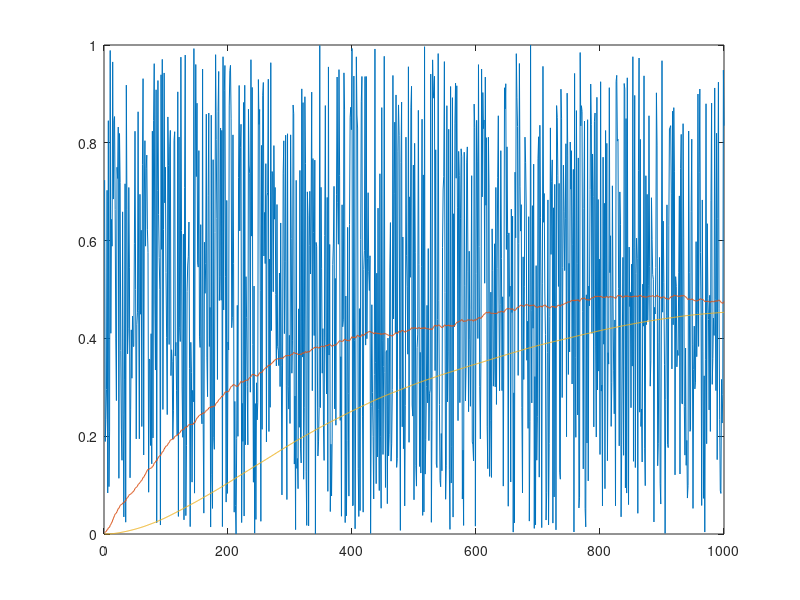

Recreate this plot in MATLAB.
fsamp = 48000;
wlp = 200 / fsamp;
%input = ones(1, 1000);
input = rand(1, 1000);
output1 = zeros(1, numel(input));
output2 = zeros(1, numel(input));
x1 = 0;
x2 = 0;
for k = 1:numel(input)
  x1 = x1 + wlp * (input(k) - x1 + 1e-20);
  x2 = x2 + wlp * (x1 - x2 + 1e-20);
  output1(k) = x1;
  output2(k) = x2;
end
plot([1:numel(input)], input, [1:numel(input)], output1, [1:numel(input)], output2);
